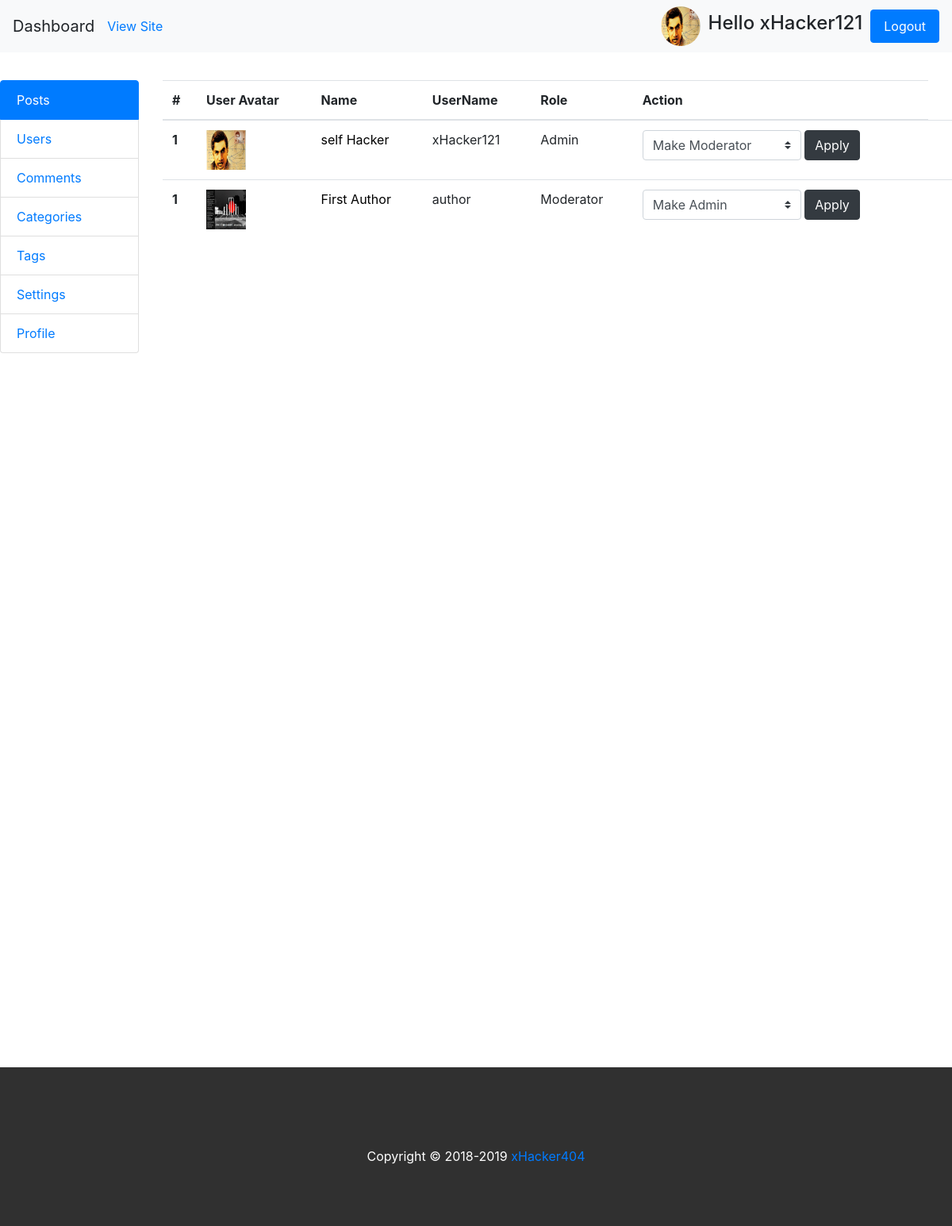
/backend/users/ (signed in), run on the app's committed database.
### accounts/models.py (models this page shows, shortened)
class UserProfileInfo(models.Model):
    user = models.OneToOneField(User,on_delete=models.CASCADE)
    portfolio = models.URLField(blank=True)
    profile_pic = models.ImageField(upload_to='profile_pics', blank=True)

### backend/views.py (the view)
# urls.py: path('users/', views.users, name='users'),
@user_passes_test(is_admin)
def users(request):
    users = UserProfileInfo.objects.all()
    my_dict = {'users':users}
    return render(request, 'backend/users.html', context=my_dict)

### backend/views.py (called while the page is built)
def is_admin(user):
    return user.is_superuser and user.is_staff

### blog/context_processors.py (called while the page is built)
def post_widget(request):
    all_posts = Post.objects.filter(status='published').order_by('published_date')
    years = []
    tags = Tag.objects.all()
    categories = Category.objects.all()
    for post in all_posts :
        year = post.published_date.year
        if year not in years:
            years.append(year)
    return {
    'all_posts':all_posts,
    'years':years,
    'tags':tags,
    'categories':categories
    }

def site_settings(request):
    settings = BlogSettings.objects.get(id=1)
    site_icon = settings.site_icon
    site_logo = settings.site_logo
    site_title = settings.site_title
    tagline = settings.tagline
    keywords = settings.keywords
    description = settings.description
    post_per_page = settings.post_per_page
    return {
    'site_icon':site_icon,
    'site_logo':site_logo,
    'site_title':site_title,
    'tagline':tagline,
    'keywords':keywords,
    'description':description,
     'post_per_page':post_per_page
    }

def user_profile_info(request):
    profile_pic = ""
    if request.method == 'GET':
        if(request.user.is_authenticated):
            current_user = request.user
            logged_in_user = UserProfileInfo.objects.get(user=current_user)
            profile_pic = logged_in_user.profile_pic
    return{
    'profile_pic':profile_pic
    }

### templates/backend/users.html (shortened to what this page needs)
<!DOCTYPE html>
{% extends 'backend/base.html'%}
{% block content %}
<div class="col-md-10" >
    <div class="post" style="height:1200px; overflow: scroll">
        <table class="table">
          <thead>
            <tr>
              <th scope="col">#</th>
              <th scope="col">User Avatar</th>
              <th scope="col">Name</th>
              <th scope="col">UserName</th>
              <th scope="col">Role</th>
              <th scope="col">Action</th>
            </tr>
          </thead>
          <tbody>
        {% if users %}
          {% for profile in users %}
          <tr>
            <th scope="row">1</th>
             <td style="width: auto"><img src="/media/{{profile.profile_pic}}" alt="xHacker404" width="50px" height="50px"> </td>
            <td> <a href="{% url 'backend:profile'%}">{{profile.user.first_name}} {{profile.user.last_name}}</a> </td>
            <td>{{profile.user.username}}</td>
            {% if profile.user.is_superuser %}
            <td>Admin</td>
            <td>
              <form action="{% url 'backend:moderate_user'%}" method="POST">
                <select name="action" class="custom-select" style="width:200px">
                  <option value="moderator">
                    Make Moderator
                  </option>
                </select>
              <button type="submit" class="btn btn-dark">Apply</a>
                  </form>
            </td>
            {% elif profile.user.is_staff %}
            <td>Moderator</td>
            <td>
              <form action="{% url 'backend:moderate_user'%}" method="POST">
                <select name="action" class="custom-select" style="width:200px">
                  <option value="admin">
                    Make Admin
                  </option>
                </select>
                <button type="submit" class="btn btn-dark">Apply</a>
              </form>
            </td>
            {% endif %}
            <td></td>
          </tr>
          {% endfor %}
        {% endif %}
          </tbody>
        </table>
    </div>
</div>
{% endblock %}

### templates/backend/base.html (shortened to what this page needs)
<!DOCTYPE html>
{% load staticfiles %}
<html lang="us">
<head>
	<link href="{% static "css/bootstrap.min.css" %}"rel="stylesheet" type="text/css">
	<link href="{% static "css/jquery-ui.css" %}" rel="stylesheet">
	<link type="text/css" rel="stylesheet" href="https://cdn.jsdelivr.net/jquery.jssocials/1.4.0/jssocials.css" />
	<link type="text/css" rel="stylesheet" href="https://cdn.jsdelivr.net/jquery.jssocials/1.4.0/jssocials-theme-classic.css"/>
	<link rel="stylesheet" href="https://cdnjs.cloudflare.com/ajax/libs/font-awesome/4.7.0/css/font-awesome.min.css">
	  <link href="https://cdnjs.cloudflare.com/ajax/libs/summernote/0.8.11/summernote-bs4.css" rel="stylesheet">
	<link href="{% static "css/style.css" %}" rel="stylesheet" type="text/css">
</head>
<body>
    <div class="fluid-container">
    <div class="row">
        <div class="col-md-12">
            <nav class="navbar navbar-expand-lg navbar-light bg-light fixed-top">
              <a class="navbar-brand">Dashboard</a>
							<a target="_blank" href="{% url 'index' %}">View Site</a>
              <div class="collapse navbar-collapse" id="navbarSupportedContent">
                <form class="form-inline my-2 my-lg-0">
                  <img src="/media/{{profile_pic}}" width="50px;" height="50px;" class="profile-icon">
									<h2 style="font-size:24px; padding-left:10px; padding-right:10px"> Hello {{user.username }} </h2>
									<a class="nav-link btn btn-primary" href="{% url 'blog:logout' %}" >Logout</a>
                </form>
              </div>
         </nav>
        </div>
    </div>
        <div class="row" style="margin-top:100px ">
            <div class="col-md-2" id="left-sidebar">
                <div class="list-group">
                    {% if user.is_staff and user.is_superuser %}
										<a href="{% url 'backend:posts'%}" class="list-group-item active">Posts</a>
                    <a href="{% url 'backend:users'%}" class="list-group-item ">Users</a>
                    <a href="{% url 'backend:comments'%}" class="list-group-item ">Comments</a>
                    <a href="{% url 'backend:categories'%}" class="list-group-item ">Categories</a>
                    <a href="{% url 'backend:tags'%}" class="list-group-item ">Tags</a>
										<a href="{% url 'backend:settings'%}" class="list-group-item ">Settings</a>
                    <a href="{% url 'backend:profile'%}" class="list-group-item ">Profile</a>
										{% endif %}
                </div>
            </div>
      	{% block content %}
				{% endblock %}
        </div>
    <div class="row">
            <div class="col-md-12">
                <footer>
                    Copyright &copy; 2018-2019 <a href="#">xHacker404</a>
                </footer>
            </div>
    </div>
    </div>
</body>
</html>

### static/css/style.css (style rules this page uses)
.post:first-child { margin-top:0px; }
.post { margin-top:40px; }
.post a { text-decoration: none; color: black; }
.profile-icon { border-radius:50%; }
footer { background:#303030; color:white; text-align: center; padding:100px; height:200px; margin-top:44px; }

### templates/backend/base.html (style rules this page uses)
a.btn { color:white; }

### data on the page
UserProfileInfo: profile_pic (picture), user.first_name "self", user.last_name "Hacker", user.username "xHacker121"
UserProfileInfo: profile_pic (picture), user.first_name "First", user.last_name "Author", user.username "author"

### other printed values
{{ user.username }} "xHacker121"
